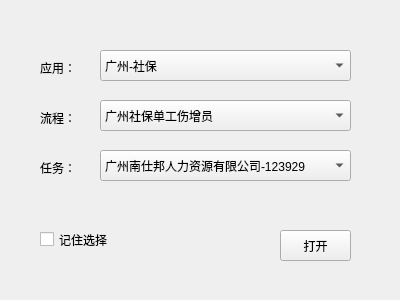
<?xml version="1.0" encoding="UTF-8"?>
<ui version="4.0">
 <class>frm_open</class>
 <widget class="QWidget" name="frm_open">
  <property name="geometry">
   <rect>
    <x>0</x>
    <y>0</y>
    <width>400</width>
    <height>300</height>
   </rect>
  </property>
  <property name="windowTitle">
   <string>seebot 打开流程</string>
  </property>
  <widget class="QLabel" name="lab_flow">
   <property name="geometry">
    <rect>
     <x>40</x>
     <y>110</y>
     <width>53</width>
     <height>15</height>
    </rect>
   </property>
   <property name="text">
    <string>流程：</string>
   </property>
  </widget>
  <widget class="QLabel" name="lab_account">
   <property name="geometry">
    <rect>
     <x>40</x>
     <y>160</y>
     <width>53</width>
     <height>15</height>
    </rect>
   </property>
   <property name="text">
    <string>任务：</string>
   </property>
  </widget>
  <widget class="QComboBox" name="cmb_app">
   <property name="geometry">
    <rect>
     <x>100</x>
     <y>50</y>
     <width>251</width>
     <height>31</height>
    </rect>
   </property>
   <item>
    <property name="text">
     <string>广州-社保</string>
    </property>
   </item>
   <item>
    <property name="text">
     <string>广州-公积金</string>
    </property>
   </item>
  </widget>
  <widget class="QLabel" name="lab_app">
   <property name="geometry">
    <rect>
     <x>40</x>
     <y>60</y>
     <width>53</width>
     <height>15</height>
    </rect>
   </property>
   <property name="text">
    <string>应用：</string>
   </property>
  </widget>
  <widget class="QPushButton" name="btn_open">
   <property name="geometry">
    <rect>
     <x>280</x>
     <y>230</y>
     <width>71</width>
     <height>31</height>
    </rect>
   </property>
   <property name="text">
    <string>打开</string>
   </property>
  </widget>
  <widget class="QComboBox" name="cmb_flow">
   <property name="geometry">
    <rect>
     <x>100</x>
     <y>100</y>
     <width>251</width>
     <height>31</height>
    </rect>
   </property>
   <property name="currentText">
    <string>广州社保单工伤增员</string>
   </property>
   <item>
    <property name="text">
     <string>广州社保单工伤增员</string>
    </property>
   </item>
   <item>
    <property name="text">
     <string>广州社保减员</string>
    </property>
   </item>
  </widget>
  <widget class="QComboBox" name="cmb_task">
   <property name="geometry">
    <rect>
     <x>100</x>
     <y>150</y>
     <width>251</width>
     <height>31</height>
    </rect>
   </property>
   <property name="currentText">
    <string>广州南仕邦人力资源有限公司-123929</string>
   </property>
   <item>
    <property name="text">
     <string>广州南仕邦人力资源有限公司-123929</string>
    </property>
   </item>
   <item>
    <property name="text">
     <string>广州仕邦人力资源有限公司-123923</string>
    </property>
   </item>
  </widget>
  <widget class="QCheckBox" name="ckb_remember">
   <property name="geometry">
    <rect>
     <x>40</x>
     <y>230</y>
     <width>80</width>
     <height>19</height>
    </rect>
   </property>
   <property name="text">
    <string>记住选择</string>
   </property>
  </widget>
 </widget>
 <resources/>
 <connections/>
</ui>
